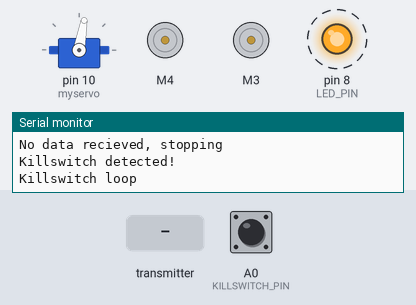
A sketch run on a simulated Arduino Uno, built with avr-gcc and run on an emulated ATmega328P. On the bench: servo, 2 × DC motor (green arrow = forward, orange = backward, longer = faster), output pins drawn as LEDs (lit = HIGH), the last lines printed to the serial monitor. Dashed ring = blinking. The test bench sets the inputs (shaded band); at power-on: A0 (KILLSWITCH_PIN) HIGH. No radio packets arrive unless stated.

Above: at 15.47 s.
15.9 s: the transmitter starts sending msg_id = 0
28.9 s: A0 (KILLSWITCH_PIN) pulled LOW for 3 s
At 29.24 s:
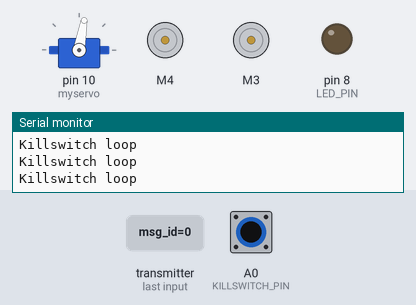
At 30.46 s:
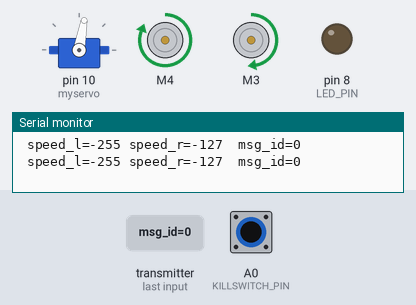
Timing chart, 0 to 42.4 s (numbered marks = the images above; inputs shaded):
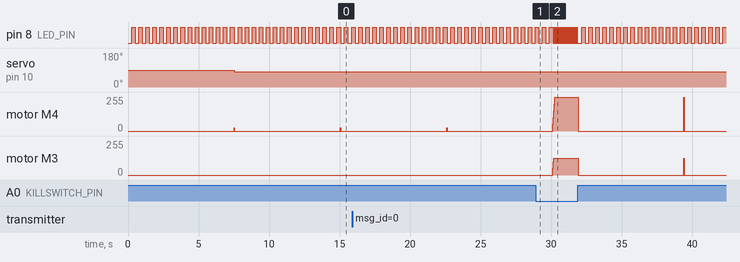

Measured:
- by itself, pin 8 (LED_PIN): alternates HIGH for 0.25 s and LOW for 0.25 s
- by itself, motor M4: alternates forward 25/255 for 0.01 s and stopped for 7.5 s

The sketch:

rf24_motor.ino
```cpp
#include <Wire.h>
#include <Adafruit_MotorShield.h>
#include "utility/Adafruit_MS_PWMServoDriver.h"

#include <SPI.h>
#include "RF24.h"
#include <Servo.h>

#define RADIO_CHANNEL 5
#define SERVO_BUTTON 6

Servo myservo;  // create servo object to control a servo
#define SERVO_UP 20
#define SERVO_DOWN 80


#define KILLSWITCH_PIN A0
#define LED_PIN 8
// MAX MOTOR SPEED, 1.0 = full speed 0.25 = quarter speed
#define MAX_MOTOR_SPEED 1.0


// The max speed the motor driver takes
#define MAX_MOTOR 255
#define MIN_MOTOR -255

// Max change in motor speed per loop
#define MAX_ACCEL 25
#define MAX_BUTTONS 11
#define JOY_AXIS_MAX 1024


Adafruit_MotorShield AFMS = Adafruit_MotorShield();
Adafruit_DCMotor *motorLeft = AFMS.getMotor(4);
Adafruit_DCMotor *motorRight = AFMS.getMotor(3);

RF24 radio(6,7);
byte addresses[][6] = {"1abcd","2abcd"};


int speed_l_current;
int speed_r_current;

struct t_data {
  uint16_t msg_id;
  int16_t x1;
  int16_t y1;
  int16_t x2;
  int16_t y2;
  bool button[MAX_BUTTONS];
};

t_data d;
unsigned long last_trans_time;

void setup() {
  pinMode(LED_PIN, OUTPUT);
  pinMode(KILLSWITCH_PIN, INPUT_PULLUP);
  Serial.begin(115200);

  Serial.print( "Robot starting" );
  Serial.print( " on channel ");
  Serial.print( RADIO_CHANNEL );
  Serial.println( ".");
  AFMS.begin();

  radio.begin();
//  radio.setPayloadSize(sizeof(t_data));
  radio.setPALevel(RF24_PA_MIN);
  radio.openWritingPipe(addresses[1]);
  radio.openReadingPipe(1,addresses[0]);
  radio.setChannel(RADIO_CHANNEL);
  radio.startListening();
  last_trans_time = millis();
  speed_l_current = 0;
  speed_r_current = 0;
  myservo.attach(10);  // attaches the servo on pin 9 to the servo object
}

void loop() {

    unsigned long msg_id;
    int i;
    float f_x1, f_y1;
    int speed_l, speed_r;

    digitalWrite( LED_PIN, 0);
//    Serial.print("Killswitch:");
//    Serial.print( digitalRead(KILLSWITCH_PIN));
//    Serial.println();
    if( digitalRead( KILLSWITCH_PIN) == 1) {
      Serial.println("Killswitch detected!");
      motorLeft->setSpeed( 0 );
      motorRight->setSpeed( 0 );

      for(i=0; i<15; i++){
        Serial.println("Killswitch loop");
        digitalWrite( LED_PIN, 0);
        delay(250);
        digitalWrite( LED_PIN, 1);
        delay(250);
      }
    }

    if( radio.available()){
      digitalWrite( LED_PIN, 1);
      last_trans_time = millis();
      Serial.print("Got something:");
                                                                    // Variable for the received timestamp
      while( radio.available() ) {
          radio.read( &d, sizeof(t_data) );             // Get the payload
      }

      msg_id = d.msg_id;

      Serial.print(" x1=");
      Serial.print(d.x1);
      Serial.print(" y1=");
      Serial.print(d.y1);
      Serial.print(" x2=");
      Serial.print(d.x2);
      Serial.print(" y2=");
      Serial.print(d.y2);
      Serial.print(" buttons:");
      for( i=0; i<MAX_BUTTONS; i++) {
        Serial.print(d.button[i]);
      }


//      radio.stopListening();                                        // First, stop listening so we can talk
//      radio.write( &msg_id, sizeof(unsigned long) );              // Send the final one back.
//      radio.startListening();                                       // Now, resume listening so we catch the next packets.
//      Serial.print(F(" Sent response "));
//      Serial.print(msg_id);


   }

   // translate joystick x/y into motor speed
   f_x1 = d.x1 * 2.0 / JOY_AXIS_MAX - 1.0;
   f_y1 = d.y1 * 2.0 / JOY_AXIS_MAX - 1.0;
   speed_l = (f_y1 + f_x1 * 0.5) * MAX_MOTOR;
   speed_r = (f_y1 - f_x1 * 0.5) * MAX_MOTOR;
   if( speed_l > MAX_MOTOR ) speed_l = MAX_MOTOR;
   if( speed_l < MIN_MOTOR ) speed_l = MIN_MOTOR;
   if( speed_r > MAX_MOTOR ) speed_r = MAX_MOTOR;
   if( speed_r < MIN_MOTOR ) speed_r = MIN_MOTOR;
      Serial.print(" speed_l=");
      Serial.print(speed_l);
      Serial.print(" speed_r=");
      Serial.print(speed_r);
      Serial.print("  msg_id=");
      Serial.println(d.msg_id);


      if ( speed_l  > speed_l_current ) {
        speed_l_current += min( MAX_ACCEL, speed_l - speed_l_current);
      }
      if ( speed_l < speed_l_current) {
        speed_l_current -= min( MAX_ACCEL, speed_l_current - speed_l);
      }

      if ( speed_r  > speed_r_current ) {
        speed_r_current += min( MAX_ACCEL, speed_r - speed_r_current);
      }
      if ( speed_r < speed_r_current) {
        speed_r_current -= min( MAX_ACCEL, speed_r_current - speed_r);
      }

      motorLeft->setSpeed( abs( speed_l_current ) );
      motorRight->setSpeed( abs( speed_r_current  ) );

      if( speed_l_current > 0) {
        motorLeft->run(BACKWARD);
      } else if( speed_l_current < 0) {
        motorLeft->run(FORWARD);
      } else {
        motorLeft->run(RELEASE);
      }

      if( speed_r_current > 0) {
        motorRight->run(BACKWARD);
      } else if( speed_r_current < 0) {
        motorRight->run(FORWARD);
      } else {
        motorRight->run(RELEASE);
      }
      delay(10);

   if( d.button[SERVO_BUTTON] == 0 ) {
      //Serial.println("Servo down:");
      myservo.write(SERVO_DOWN);
      //Serial.println("done.");
   } else {
      //Serial.println("Servo up:");
       myservo.write(SERVO_UP);
       //Serial.println("done.");
   }

   if (millis() - last_trans_time > 150) {
      Serial.println("No data recieved, stopping");
      speed_l_current = 0;
      speed_r_current = 0;
       motorRight->run(RELEASE);
       motorLeft->run(RELEASE);
       digitalWrite( LED_PIN, 1);
       delay(10);
       radio.begin();
       radio.setChannel(RADIO_CHANNEL);
//       radio.setPayloadSize(sizeof(t_data));
//       radio.setPALevel(RF24_PA_HIGH);
       radio.openWritingPipe(addresses[1]);
       radio.openReadingPipe(1,addresses[0]);
       radio.startListening();

       digitalWrite( LED_PIN, 0);
       delay(10);
   }
}
```
